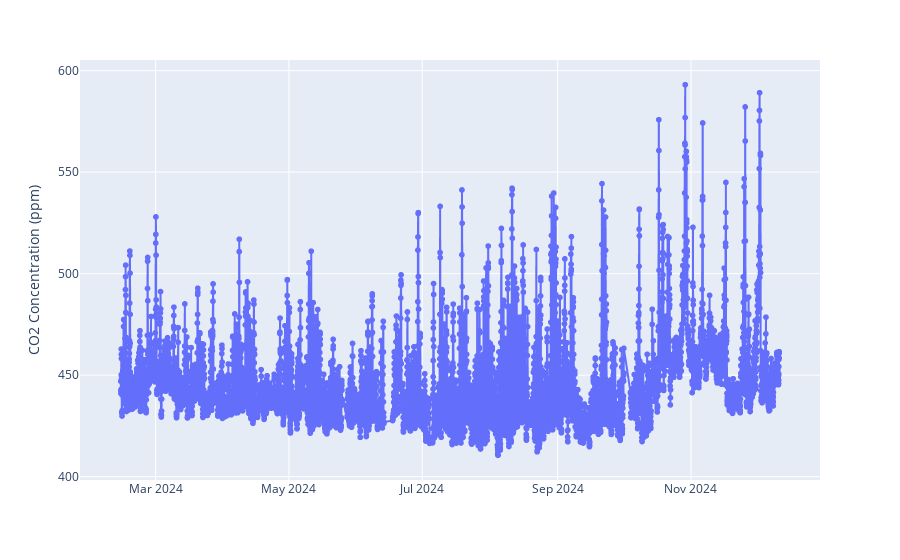
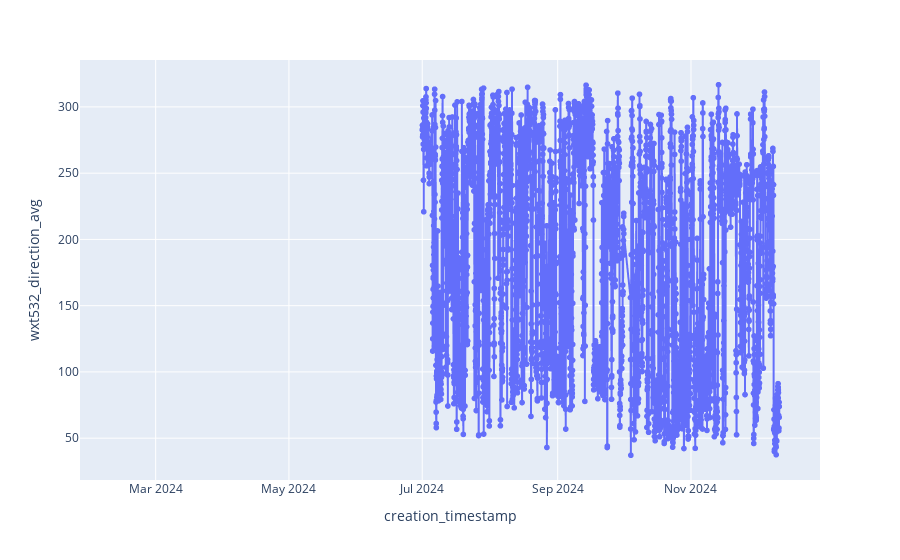

Source (notebook cell) for these figures, in order:
### Markdown cell above
# 1 hour data (Level 2)

### Code cell
# Test export
df_site = extract_site_data(df=df_1_h, deployment_times = deployment_times, site_name="TUMR")
plot_1_h_product(df_site)

### Figure 1 — Plotly figure (JSON) as saved in the notebook; plotly's stock layout.template omitted (floating-point values rounded to 4 significant figures; data arrays with more than 128 entries replaced by an {"elided": "..."} marker saying what was removed)
{"data": [{"connectgaps": false, "hovertemplate": "creation_timestamp=%{x}<br>gmp343_corrected=%{y}<extra></extra>", "legendgroup": "", "line": {"color": "#636efa", "dash": "solid"}, "marker": {"symbol": "circle"}, "mode": "lines+markers", "name": "", "showlegend": false, "type": "scattergl", "x": {"elided": "6780 str values"}, "xaxis": "x", "y": {"elided": "6780 float values"}, "yaxis": "y"}], "layout": {"legend": {"tracegroupgap": 0}, "margin": {"t": 60}, "title": {"text": ""}, "xaxis": {"anchor": "y", "domain": [0, 1], "title": {"text": ""}}, "yaxis": {"anchor": "x", "domain": [0, 1], "title": {"text": "CO2 Concentration (ppm)"}}}}

### Figure 2 — Plotly figure (JSON) as saved in the notebook; plotly's stock layout.template omitted (floating-point values rounded to 4 significant figures; data arrays with more than 128 entries replaced by an {"elided": "..."} marker saying what was removed)
{"data": [{"connectgaps": false, "hovertemplate": "creation_timestamp=%{x}<br>wxt532_direction_avg=%{y}<extra></extra>", "legendgroup": "", "line": {"color": "#636efa", "dash": "solid"}, "marker": {"symbol": "circle"}, "mode": "lines+markers", "name": "", "showlegend": false, "type": "scattergl", "x": {"elided": "6780 str values"}, "xaxis": "x", "y": {"elided": "6780 float values"}, "yaxis": "y"}], "layout": {"legend": {"tracegroupgap": 0}, "margin": {"t": 60}, "xaxis": {"anchor": "y", "domain": [0, 1], "title": {"text": "creation_timestamp"}}, "yaxis": {"anchor": "x", "domain": [0, 1], "title": {"text": "wxt532_direction_avg"}}}}
